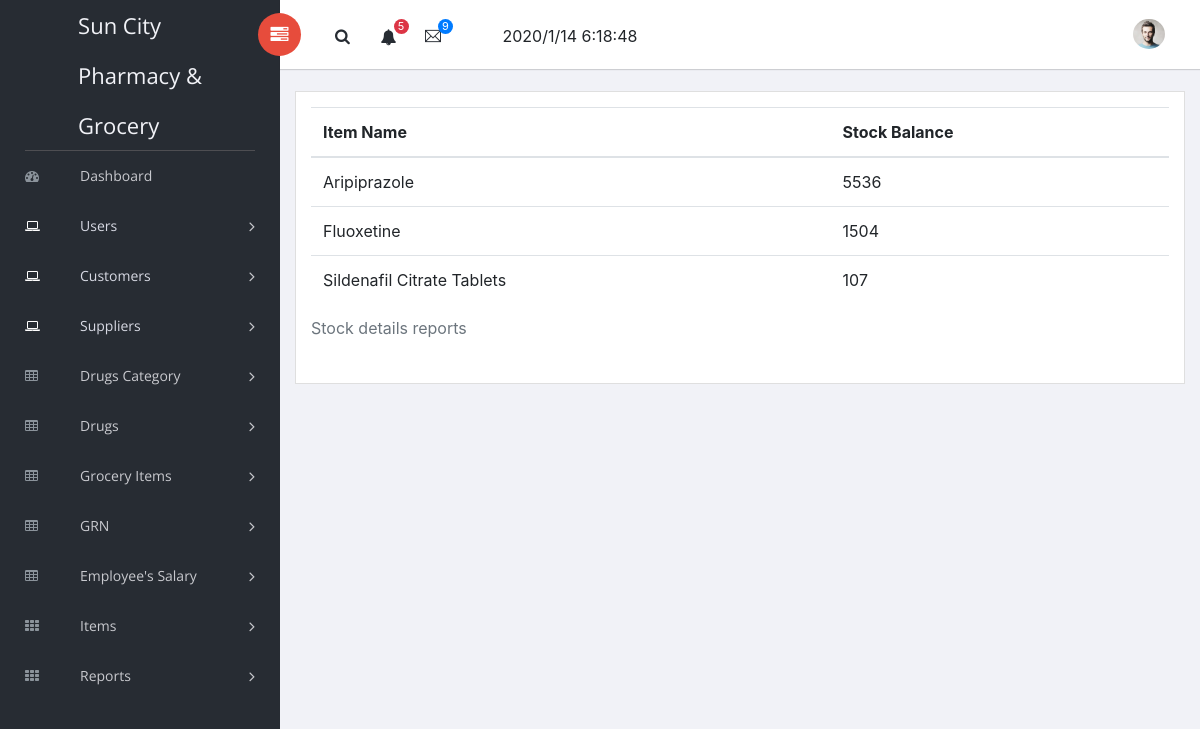
Page /stock_report.php (signed in) on the earlier database version.
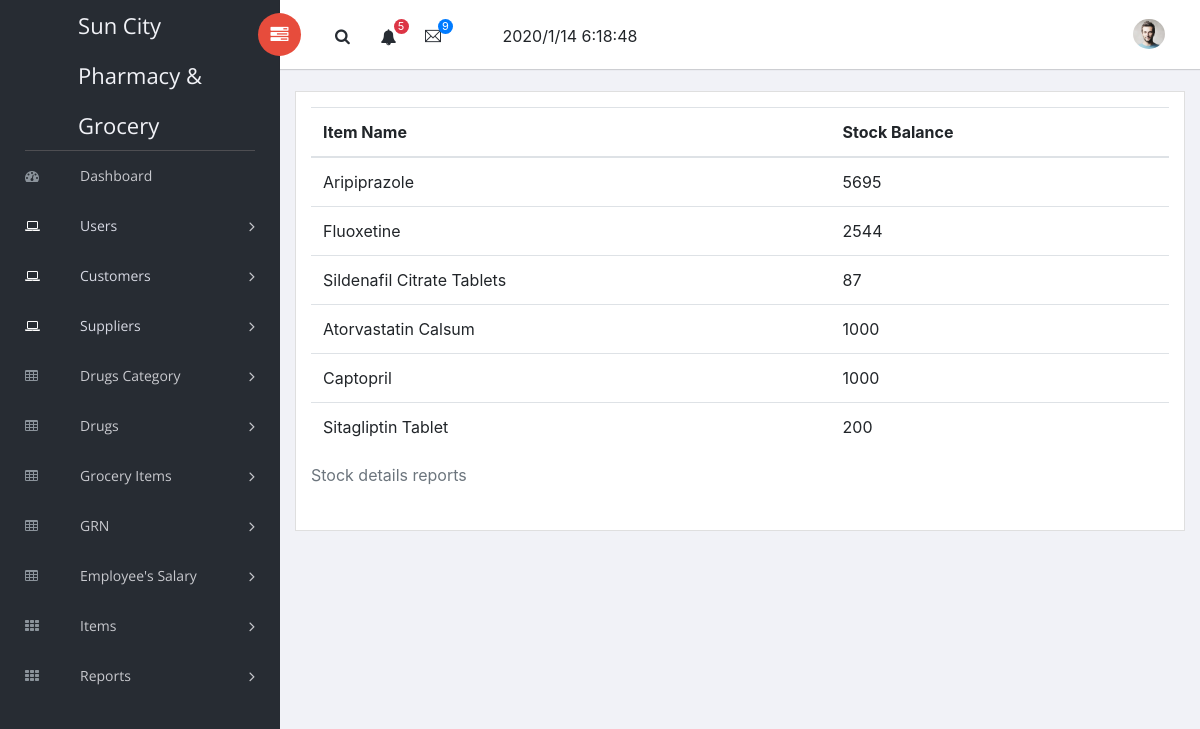
Same page on the later database version.
### tables this page shows
CREATE TABLE `drugs` (
  `drg_id` int(11) NOT NULL,
  `drg_name` varchar(100) NOT NULL,
  `brand_name` varchar(100) NOT NULL,
  `manufacturer` varchar(100) NOT NULL,
  `marketer` varchar(100) NOT NULL,
  `description` varchar(300) DEFAULT NULL,
  `minimum_qty` varchar(10) NOT NULL,
  `drug_status` varchar(6) NOT NULL DEFAULT 'act',
  `catid` varchar(15) NOT NULL
);

CREATE TABLE `stock` (
  `st_id` int(11) NOT NULL,
  `ref_type` varchar(10) NOT NULL,
  `ref_no` int(11) NOT NULL,
  `st_date` datetime NOT NULL DEFAULT CURRENT_TIMESTAMP,
  `item_id` int(11) NOT NULL,
  `st_in` int(11) NOT NULL,
  `st_out` int(11) NOT NULL
);

### c_stock.php (called while the page is built, shortened)
<?php
class stock{
    private $db;
    function __construct()
    {
        $this->db=new mysqli(server,username,password,dbname);
    }
    function getall()
    {
        $sql="select *,(sum(st_in)-sum(st_out)) as bal from stock group by item_id";
        $res=$this->db->query($sql);
        $ar=array();
        include_once("c_drugs.php");
        $d = new drugs();
        while ($row=$res->fetch_array())
        {
            $s=new stock();
            $s->st_id=$row['st_id'];
            $s->ref_type=$row['ref_type'];
            $s->ref_no=$row['ref_no'];
            $s->st_date=$row['st_date'];
            $s->item_name=$d->getbyid($row['item_id']);
            $s->st_in=$row['st_in'];
            $s->st_out=$row['st_out'];
            $s->st_bal=$row['bal'];
            $ar[]=$s;
        }
        return $ar;
    }
}
?>

### c_drugs.php (called while the page is built, shortened)
<?php
class drugs{
    private $db;
    function __construct()
    {
        $this->db=new mysqli(server,username,password,dbname);
    }
    function getbyid($id)
    {
        $sql = "select * from drugs where drug_status='act' and drg_id=$id";
        $res = $this->db->query($sql);
        $row = $res->fetch_array();
        include_once("c_drugs_category.php");
        $c = new drugs_category();
        $d = new drugs();
        $d->drug_id=$row['drg_id'];
        $d->drug_name=$row['drg_name'];
        $d->brand_name=$row['brand_name'];
        $d->manufacturer_name=$row['manufacturer'];
        $d->marketer_name=$row['marketer'];
        $d->description=$row['description'];
        $d->minimum_qty=$row['minimum_qty'];
        $d->cat=$c->getbyid($row['catid']);
        return $d;
    }
}
?>

### c_drugs_category.php (called while the page is built, shortened)
<?php
class drugs_category{
    private $db;
    function __construct()
    {
        $this->db=new mysqli(server,username,password,dbname);
    }
    function getbyid($id)
    {
        $sql = "select * from drugs_category where cat_status='act' and catid=$id";
        $res = $this->db->query($sql);
        $row = $res->fetch_array();
        $c = new drugs_category();
        $c->cat_id = $row['catid'];
        $c->cat_name= $row['cat_name'];
        return $c;
    }
}
?>

### stock_report.php (the view, shortened to what this page needs)
<?php
include_once("c_stock.php");
$s = new stock();
$arr = $s->getall();
include_once("head.php");
?>
<link rel="stylesheet" type="text/css" href="DataTables/datatables.css">
<table id="tbl" class="table display" data-export-title="test">
    <caption>Stock details reports</caption>
    <thead>
    <tr><th>Item Name</th><th>Stock Balance</th></tr>
    </thead>
    <tbody>
    <?php
    foreach ($arr as $item)
    {
        echo "<tr><td>".$item->item_name->drug_name."</td><td>$item->st_bal</td></tr>";
    }
    ?>
    </tbody>
</table>
<?php
include_once("foot.php");
?>

Differences in the rows shown:
computed for stock (number 1 of 5 on the later page): st_bal "5536" → "5695"
computed for stock (number 2 of 5 on the later page): st_bal "1504" → "2544"
computed for stock (number 3 of 5 on the later page): st_bal "107" → "87"
added drugs: drg_name "Atorvastatin Calsum", st_bal "1000"
added stock: st_bal "1000"
added drugs: drg_name "Captopril"
added stock: st_bal "200"
added drugs: drg_name "Sitagliptin Tablet"
